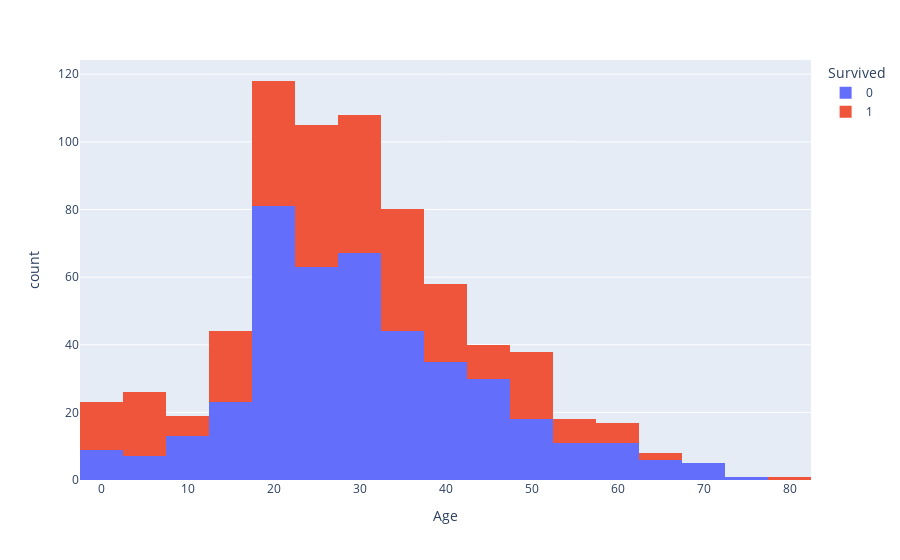

Here is the notebook cell this chart was saved with:
### Code cell
px.histogram(df,x='Age',color='Survived')

### Figure 1 — Plotly figure (JSON) as saved in the notebook; plotly's stock layout.template omitted (floating-point values rounded to 4 significant figures; data arrays with more than 128 entries replaced by an {"elided": "..."} marker saying what was removed)
{"data": [{"alignmentgroup": "True", "bingroup": "x", "hovertemplate": "Survived=0<br>Age=%{x}<br>count=%{y}<extra></extra>", "legendgroup": "0", "marker": {"color": "#636efa", "pattern": {"shape": ""}}, "name": "0", "offsetgroup": "0", "orientation": "v", "showlegend": true, "type": "histogram", "x": {"elided": "424 float values"}, "xaxis": "x", "yaxis": "y"}, {"alignmentgroup": "True", "bingroup": "x", "hovertemplate": "Survived=1<br>Age=%{x}<br>count=%{y}<extra></extra>", "legendgroup": "1", "marker": {"color": "#EF553B", "pattern": {"shape": ""}}, "name": "1", "offsetgroup": "1", "orientation": "v", "showlegend": true, "type": "histogram", "x": {"elided": "285 float values"}, "xaxis": "x", "yaxis": "y"}], "layout": {"barmode": "relative", "legend": {"title": {"text": "Survived"}, "tracegroupgap": 0}, "margin": {"t": 60}, "xaxis": {"anchor": "y", "domain": [0, 1], "title": {"text": "Age"}}, "yaxis": {"anchor": "x", "domain": [0, 1], "title": {"text": "count"}}}}
